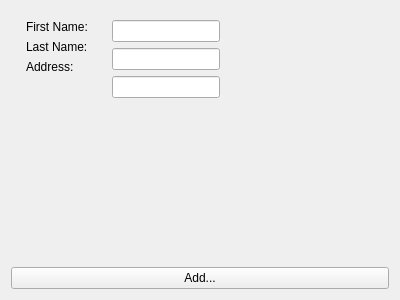
<?xml version="1.0" encoding="UTF-8"?>
<ui version="4.0">
 <class>AddPlayerWindow</class>
 <widget class="QWidget" name="AddPlayerWindow">
  <property name="geometry">
   <rect>
    <x>0</x>
    <y>0</y>
    <width>400</width>
    <height>300</height>
   </rect>
  </property>
  <property name="windowTitle">
   <string>Form</string>
  </property>
  <layout class="QGridLayout" name="gridLayout">
   <item row="0" column="1">
    <widget class="QWidget" name="widget_4" native="true">
     <layout class="QFormLayout" name="formLayout_2">
      <item row="0" column="0">
       <widget class="QLabel" name="label_4">
        <property name="text">
         <string>First Name:</string>
        </property>
        <property name="alignment">
         <set>Qt::AlignLeading|Qt::AlignLeft|Qt::AlignVCenter</set>
        </property>
       </widget>
      </item>
      <item row="1" column="0">
       <widget class="QLabel" name="label_5">
        <property name="text">
         <string>Last Name:</string>
        </property>
       </widget>
      </item>
      <item row="2" column="0">
       <widget class="QLabel" name="label_6">
        <property name="text">
         <string>Address:</string>
        </property>
       </widget>
      </item>
     </layout>
    </widget>
   </item>
   <item row="0" column="2">
    <widget class="QWidget" name="widget" native="true">
     <layout class="QFormLayout" name="formLayout">
      <item row="0" column="0">
       <widget class="QLineEdit" name="addPlayerFirstName"/>
      </item>
      <item row="1" column="0">
       <widget class="QLineEdit" name="addPlayerLastName"/>
      </item>
      <item row="2" column="0">
       <widget class="QLineEdit" name="addPlayerAddress"/>
      </item>
     </layout>
    </widget>
   </item>
   <item row="2" column="0" colspan="3">
    <widget class="QPushButton" name="addPlayerButton">
     <property name="text">
      <string>Add...</string>
     </property>
    </widget>
   </item>
  </layout>
 </widget>
 <resources/>
 <connections/>
</ui>
